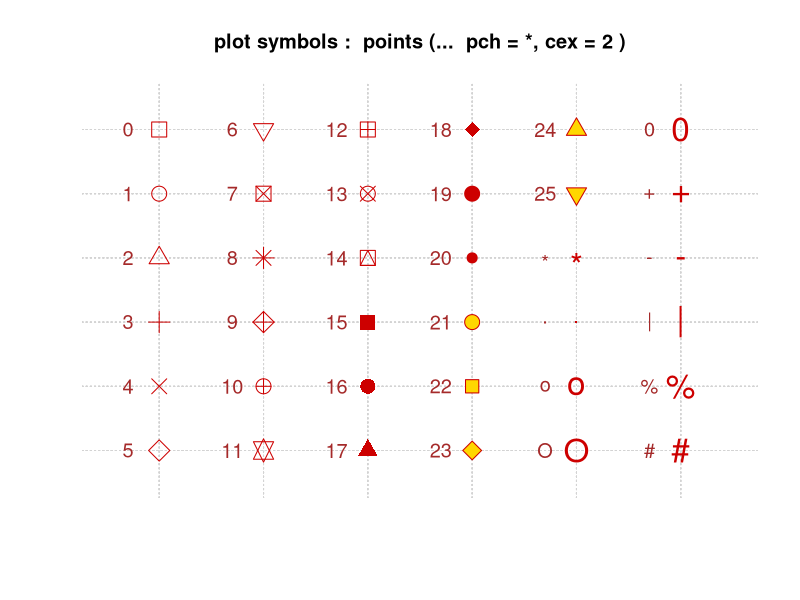
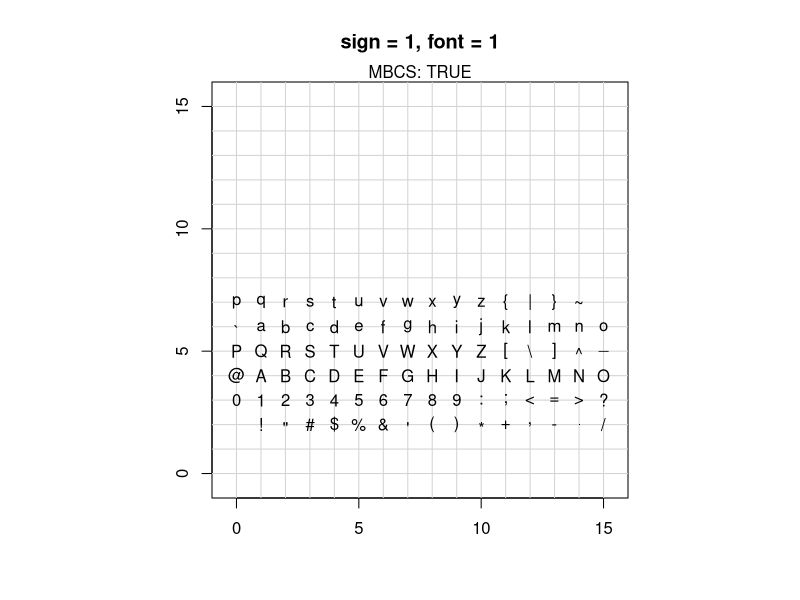
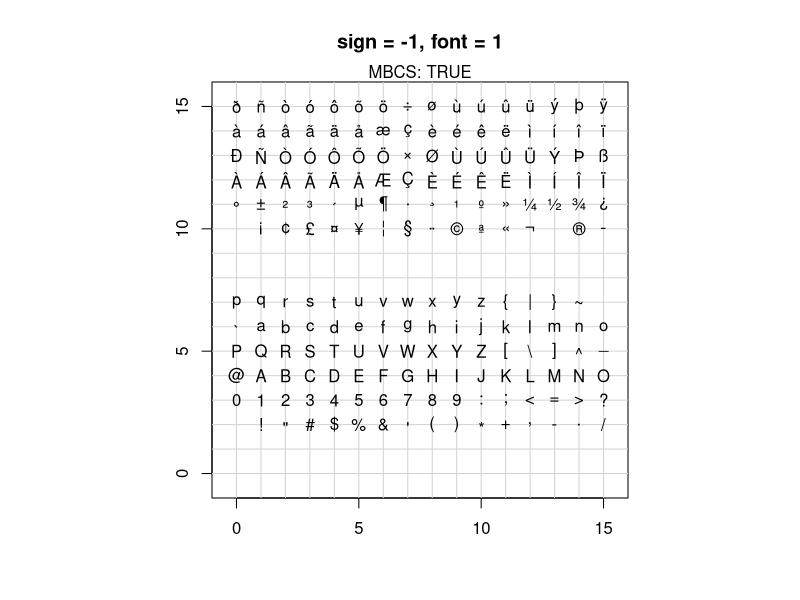
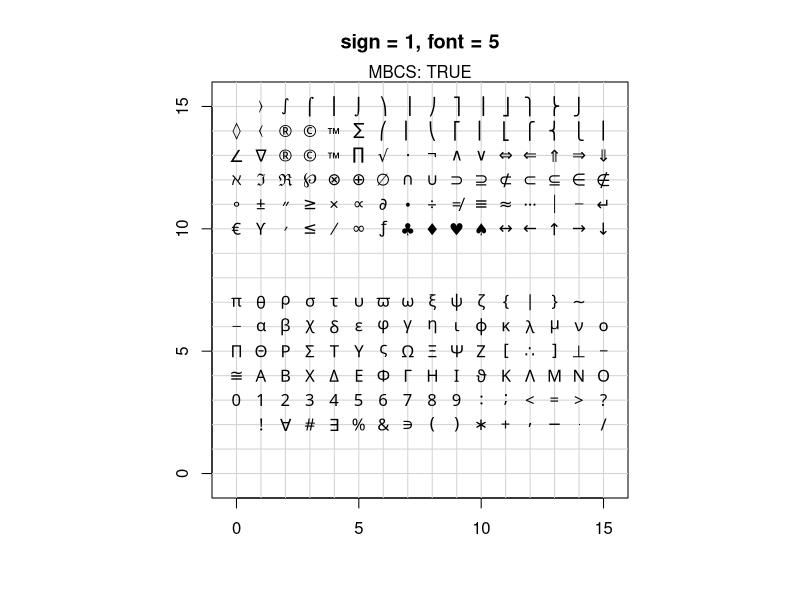
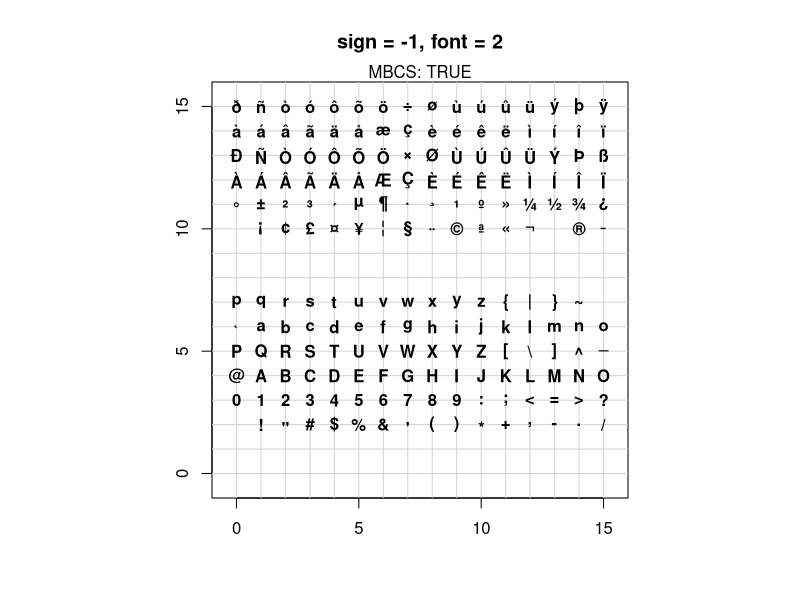
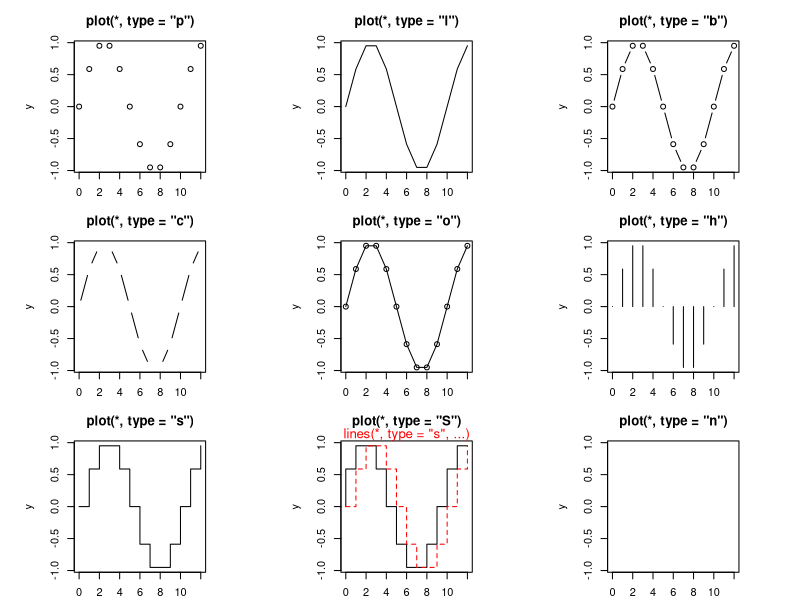
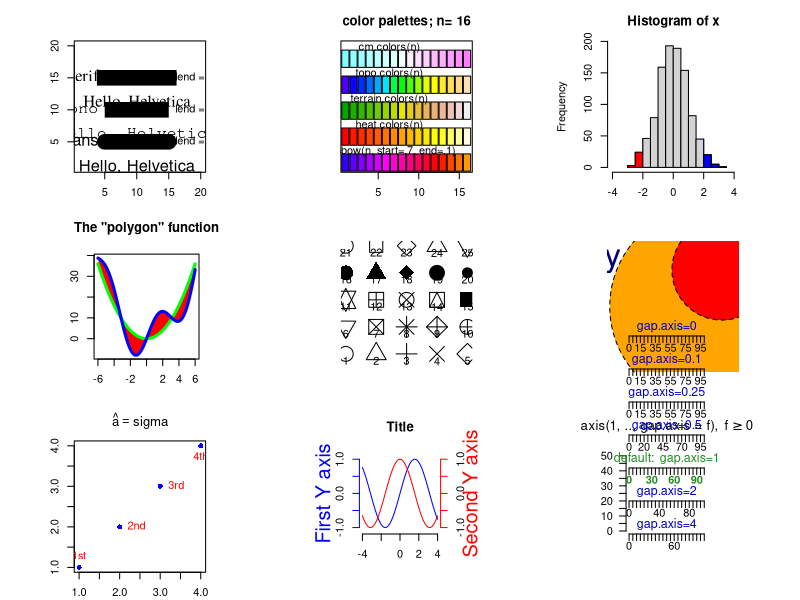
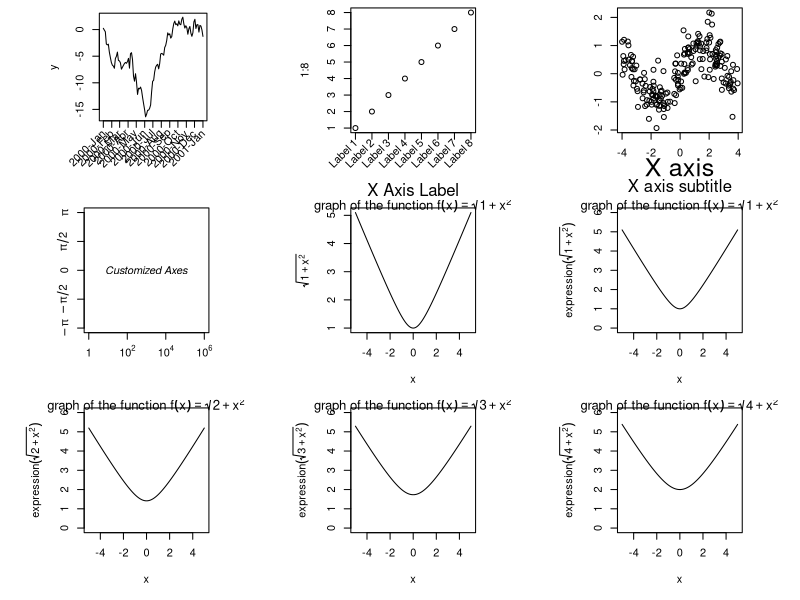

These figures' R source, in order:
## ---- chunk 1
## -------- Showing all the extra & some char graphics symbols ---------
pchShow <-
  function(extras = c("*", ".", "o", "O", "0", "+", "-", "|", "%", "#"),
             cex = 2, ## good for both .Device=="postscript" and "x11"
             col = "red3", bg = "gold", coltext = "brown", cextext = 1.2,
             main = paste(
               "plot symbols :  points (...  pch = *, cex =",
               cex, ")"
             )) {
    nex <- length(extras)
    np <- 26 + nex
    ipch <- 0:(np - 1)
    k <- floor(sqrt(np))
    dd <- c(-1, 1) / 2
    rx <- dd + range(ix <- ipch %/% k)
    ry <- dd + range(iy <- 3 + (k - 1) - ipch %% k)
    pch <- as.list(ipch) # list with integers & strings
    if (nex > 0) pch[26 + 1:nex] <- as.list(extras)
    plot(rx, ry, type = "n", axes = FALSE, xlab = "", ylab = "", main = main)
    abline(v = ix, h = iy, col = "lightgray", lty = "dotted")
    for (i in 1:np) {
      pc <- pch[[i]]
      ## 'col' symbols with a 'bg'-colored interior (where available) :
      points(ix[i], iy[i], pch = pc, col = col, bg = bg, cex = cex)
      if (cextext > 0) {
        text(ix[i] - 0.3, iy[i], pc, col = coltext, cex = cextext)
      }
    }
  }

pchShow()
## ---- chunk 2
## ------------ test code for various pch specifications -------------
# Try this in various font families (including Hershey)
# and locales.  Use sign = -1 asserts we want Latin-1.
# Standard cases in a MBCS locale will not plot the top half.
TestChars <- function(sign = 1, font = 1, ...) {
  MB <- l10n_info()$MBCS
  r <- if (font == 5) {
    sign <- 1
    c(32:126, 160:254)
  } else if (MB) 32:126 else 32:255
  if (sign == -1) r <- c(32:126, 160:255)
  par(pty = "s")
  plot(c(-1, 16), c(-1, 16),
    type = "n", xlab = "", ylab = "",
    xaxs = "i", yaxs = "i",
    main = sprintf("sign = %d, font = %d", sign, font)
  )
  grid(17, 17, lty = 1)
  mtext(paste("MBCS:", MB))
  for (i in r) try(points(i %% 16, i %/% 16, pch = sign * i, font = font, ...))
}
TestChars()
try(TestChars(sign = -1))
TestChars(font = 5) # Euro might be at 160 (0+10*16).
# macOS has apple at 240 (0+15*16).
try(TestChars(-1, font = 2)) # bold
## ---- chunk 3
x <- 0:12
y <- sin(pi / 5 * x)
par(mfrow = c(3, 3), mar = .1 + c(2, 2, 3, 1))
for (tp in c("p", "l", "b", "c", "o", "h", "s", "S", "n")) {
  plot(y ~ x, type = tp, main = paste0("plot(*, type = \"", tp, "\")"))
  if (tp == "S") {
    lines(x, y, type = "s", col = "red", lty = 2)
    mtext("lines(*, type = \"s\", ...)", col = "red", cex = 0.8)
  }
}
## ---- chunk 4
# 合并为一个图 三条粗横线 横线上三种字形
plot(c(1, 20), c(1, 20), type = "n", ann = FALSE)
lines(x = c(5, 15), y = c(5, 5), lwd = 15, lend = "round")
text(10, 5, "Hello, Helvetica", cex = 1.5, family = "sans", pos = 1, offset = 1.5)
text(5, 5, "sans", cex = 1.5, family = "sans", pos = 2, offset = .5)
text(15, 5, "lend = round", pos = 4, offset = .5)

lines(x = c(5, 15), y = c(10, 10), lwd = 15, lend = "butt")
text(10, 10, "Hello, Helvetica", cex = 1.5, family = "mono", pos = 1, offset = 1.5)
text(5, 10, "mono", cex = 1.5, family = "mono", pos = 2, offset = .5)
text(15, 10, "lend = butt", pos = 4, offset = .5)

lines(x = c(5, 15), y = c(15, 15), lwd = 15, lend = "square")
text(10, 15, "Hello, Helvetica", cex = 1.5, family = "serif", pos = 1, offset = 1.5)
text(5, 15, "serif", cex = 1.5, family = "serif", pos = 2, offset = .5)
text(15, 15, "lend = square", pos = 4, offset = .5)
## ---- chunk 5
# From the manual
ch.col <- c(
  "rainbow(n, start=.7, end=.1)",
  "heat.colors(n)",
  "terrain.colors(n)",
  "topo.colors(n)",
  "cm.colors(n)"
) # 选择颜色
n <- 16
nt <- length(ch.col)
i <- 1:n
j <- n / nt
d <- j / 6
dy <- 2 * d
plot(i, i + d,
  type = "n",
  yaxt = "n",
  ylab = "",
  xlab = "",
  main = paste("color palettes; n=", n)
)
for (k in 1:nt) {
  rect(i - .5, (k - 1) * j + dy, i + .4, k * j,
    col = eval(parse(text = ch.col[k]))
  ) # 咬人的函数/字符串解析为/转函数
  text(2 * j, k * j + dy / 4, ch.col[k])
}
## ---- chunk 6
x <- rnorm(1000)
hist(x, xlim = c(-4,4))
usr <- par("usr")
clip(usr[1], -2, usr[3], usr[4])
hist(x, col = 'red', add = TRUE)
clip(2, usr[2], usr[3], usr[4])
hist(x, col = 'blue', add = TRUE)
do.call("clip", as.list(usr)) # reset to plot region
## ---- chunk 7
my.col <- function(f, g, xmin, xmax, col, N = 200,
                   xlab = "", ylab = "", main = "") {
  x <- seq(xmin, xmax, length = N)
  fx <- f(x)
  gx <- g(x)
  plot(0, 0,
    type = "n",
    xlim = c(xmin, xmax),
    ylim = c(min(fx, gx), max(fx, gx)),
    xlab = xlab, ylab = ylab, main = main
  )
  polygon(c(x, rev(x)), c(fx, rev(gx)),
    col = "red", border = 0
  )
  lines(x, fx, lwd = 3, col = "green")
  lines(x, gx, lwd = 3, col = "blue")
}
op <- par(mar = c(3, 3, 4, 1) + .1)
my.col(function(x) x^2, function(x) x^2 + 10 * sin(x),
  -6, 6,
  main = "The \"polygon\" function"
)
par(op)
## ---- chunk 8
plot(0, 0,
  xlim = c(1, 5), ylim = c(-.5, 4),
  axes = F,
  xlab = "", ylab = ""
)
for (i in 0:4) {
  for (j in 1:5) {
    n <- 5 * i + j
    points(j, i,
      pch = n,
      cex = 3
    )
    text(j, i - .25, as.character(n))
  }
}
## ---- chunk 9
# https://jeroen.github.io/uros2018/#23
plot.new()
plot.window(xlim = c(0, 100), ylim = c(0, 100))
polygon(c(10, 40, 80), c(10, 80, 40), col = "hotpink")
text(40, 90, labels = "My drawing", col = "navyblue", cex = 3)
symbols(c(70, 80, 90), c(20, 50, 80),
  circles = c(10, 20, 10),
  bg = c("yellow", "orange", "red"), add = TRUE, lty = "dashed"
)
## ---- chunk 10
y <- x <- 1:4
plot(x, y, ann = F, col = "blue", pch = 16)
text(x, y,
  labels = c("1st", "2nd", "3rd", "4th"),
  col = "red", pos = c(3, 4, 4, 1), offset = 0.6
)
ahat <- "sigma"
# title(substitute(hat(a) == ahat, list(ahat = ahat)))
title(bquote(hat(a) == .(ahat)))
## ---- chunk 11
# 双Y轴
N <- 200
x <- seq(-4, 4, length = N)
y1 <- sin(x)
y2 <- cos(x)
op <- par(mar = c(5, 4, 4, 4)) # Add some space in the right margin
# The default is c(5,4,4,2) + .1
xlim <- range(x)
ylim <- c(-1.1, 1.1)
plot(x, y1,
  col = "blue", type = "l",
  xlim = xlim, ylim = ylim,
  axes = F, xlab = "", ylab = "", main = "Title"
)
axis(1)
axis(2, col = "blue")
par(new = TRUE)
plot(x, y2,
  col = "red", type = "l",
  xlim = xlim, ylim = ylim,
  axes = F, xlab = "", ylab = "", main = ""
)
axis(4, col = "red")
mtext("First Y axis", 2, line = 2, col = "blue", cex = 1.2)
mtext("Second Y axis", 4, line = 2, col = "red", cex = 1.2)
# 1,2,3,4 分别代表下左上右四个位置
## ---- chunk 12
## Changing default gap between labels:
plot(c(0,100),c(0,50), type="n", axes=FALSE, ann=FALSE)
title(quote("axis(1, .., gap.axis = f)," ~~ f >= 0))
axis(2, at = 5*(0:10), las = 1, gap.axis = 1/4)
gaps <- c(4, 2, 1, 1/2, 1/4, 0.1, 0)
chG <- paste0(ifelse(gaps == 1, "default:  ", ""),
              "gap.axis=", formatC(gaps))
jj <- seq_along(gaps)
linG <- -2.5*(jj-1)
for(j in jj) {
    isD <- gaps[j] == 1 # is default
    axis (1, at=5*(0:20), gap.axis = gaps[j], padj=-1, line = linG[j],
          col.axis = if(isD) "forest green" else 1, font.axis= 1+isD)
}
mtext(chG, side=1, padj=-1, line = linG -1/2, cex=3/4,
      col = ifelse(gaps == 1, "forest green", "blue3"))
## now shrink the window (in x- and y-direction) and observe the axis labels drawn
## ---- chunk 13
# Rotated axis labels in R plots
# https://menugget.blogspot.com/2014/08/rotated-axis-labels-in-r-plots.html
# Example data
tmin <- as.Date("2000-01-01")
tmax <- as.Date("2001-01-01")
tlab <- seq(tmin, tmax, by = "month")
lab <- format(tlab, format = "%Y-%b")
set.seed(111)
x <- seq(tmin, tmax, length.out = 100)
y <- cumsum(rnorm(100))

# Plot
# png("plot_w_rotated_axis_labels.png", height = 3,
#     width = 6, units = "in", res = 300)
op <- par(mar = c(6, 4, 1, 1))
plot(x, y, t = "l", xaxt = "n", xlab = "")
axis(1, at = tlab, labels = FALSE)
text(
  x = tlab, y = par()$usr[3] - 0.1 * (par()$usr[4] - par()$usr[3]),
  labels = lab, srt = 45, adj = 1, xpd = TRUE
)
par(op)
# dev.off()
## ---- chunk 14
## Increase bottom margin to make room for rotated labels
par(mar = c(5, 4, .5, 2) + 0.1)
## Create plot with no x axis and no x axis label
plot(1:8, xaxt = "n", xlab = "")
## Set up x axis with tick marks alone
axis(1, labels = FALSE)
## Create some text labels
labels <- paste("Label", 1:8, sep = " ")
## Plot x axis labels at default tick marks
text(1:8, par("usr")[3] - 0.5,
  srt = 45, adj = 1,
  labels = labels, xpd = TRUE
)
## Plot x axis label at line 6 (of 7)
mtext(side = 1, text = "X Axis Label", line = 4)
## ---- chunk 15
N <- 200
x <- runif(N, -4, 4)
y <- sin(x) + .5 * rnorm(N)
plot(x, y, xlab = "", ylab = "", main = "")
mtext("Subtitle", 3, line = .8)
mtext("Title", 3, line = 2, cex = 1.5)
mtext("X axis", 1, line = 2.5, cex = 1.5)
mtext("X axis subtitle", 1, line = 3.7)
## ---- chunk 16
# 自定义坐标轴
plot(c(1, 1e6), c(-pi, pi),
  type = "n",
  axes = FALSE, ann = FALSE, log = "x"
)
axis(1,
  at = c(1, 1e2, 1e4, 1e6),
  labels = expression(1, 10^2, 10^4, 10^6)
)
axis(2,
  at = c(-pi, -pi / 2, 0, pi / 2, pi),
  labels = expression(-pi, -pi / 2, 0, pi / 2, pi)
)
text(1e3, 0, expression(italic("Customized Axes")))
box()
## ---- chunk 17
x <- seq(-5, 5, length = 200)
y <- sqrt(1 + x^2)
plot(y ~ x,
  type = "l",
  ylab = expression(sqrt(1 + x^2))
)
title(main = expression(
  "graph of the function f"(x) == sqrt(1 + x^2)
))
## ---- chunk 18
x <- seq(-5, 5, length = 200)
for (i in 1:4) { # 画四个图
  y <- sqrt(i + x^2)
  plot(y ~ x,
    type = "l",
    ylim = c(0, 6),
    ylab = substitute(
      expression(sqrt(i + x^2)),
      list(i = i)
    )
  )
  title(main = substitute(
    "graph of the function f"(x) == sqrt(i + x^2),
    list(i = i)
  ))
}
## ---- chunk 19
x <- seq(-6, 6, length = 200)
y <- sin(x)
z <- cos(x)
plot(y ~ x,
  type = "l", lwd = 3,
  ylab = "", xlab = "angle", main = "Trigonometric functions"
)
abline(h = 0, lty = 3)
abline(v = 0, lty = 3)
lines(z ~ x, type = "l", lwd = 3, col = "red")
legend(-6, -1,
  yjust = 0,
  c("Sine", "Cosine"),
  lwd = 3, lty = 1, col = c(par("fg"), "red")
)
## ---- chunk 20
xmin <- par("usr")[1]
xmax <- par("usr")[2]
ymin <- par("usr")[3]
ymax <- par("usr")[4]

plot(y ~ x,
  type = "l", lwd = 3,
  ylab = "", xlab = "angle", main = "Trigonometric functions"
)
abline(h = 0, lty = 3)
abline(v = 0, lty = 3)
lines(z ~ x, type = "l", lwd = 3, col = "red")
legend("bottomleft",
  c("Sine", "Cosine"),
  lwd = 3, lty = 1, col = c(par("fg"), "red")
)
## ---- chunk 21
plot(y ~ x,
  type = "l", lwd = 3,
  ylab = "", xlab = "angle", main = "Trigonometric functions"
)
abline(h = 0, lty = 3)
abline(v = 0, lty = 3)
lines(z ~ x, type = "l", lwd = 3, col = "red")
legend("bottomleft",
  c("Sine", "Cosine"),
  inset = c(.03, .03),
  lwd = 3, lty = 1, col = c(par("fg"), "red")
)
## ---- chunk 22
op <- par(no.readonly = TRUE)
plot(y ~ x,
  type = "l", lwd = 3,
  ylab = "", xlab = "angle", main = "Trigonometric functions"
)
abline(h = 0, lty = 3)
abline(v = 0, lty = 3)
lines(z ~ x, type = "l", lwd = 3, col = "red")
par(xpd = TRUE) # Do not clip to the drawing area 关键一行/允许出界
lambda <- .025
legend(par("usr")[1],
  (1 + lambda) * par("usr")[4] - lambda * par("usr")[3],
  c("Sine", "Cosine"),
  xjust = 0, yjust = 0,
  lwd = 3, lty = 1, col = c(par("fg"), "red")
)
par(op)
## ---- chunk 23
N <- 200
x <- runif(N, -4, 4)
y <- sin(x) + .5 * rnorm(N)
plot(x, y,
  xlab = "", ylab = "",
  main = paste(
    "The \"mtext\" function",
    paste(rep(" ", 60), collapse = "")
  )
)
mtext("Line 0", 3, line = 0)
mtext("Line 1", 3, line = 1)
mtext("Line 2", 3, line = 2)
mtext("Line 3", 3, line = 3)
## ---- chunk 24
# 多图排列/分屏 page 47
# 最常用的是 par mfrow mfcol分别按行/列放置图形
op <- par(
  mfrow = c(2, 2),
  oma = c(0, 0, 4, 0) # Outer margins
)
for (i in 1:4)
  plot(runif(20), runif(20),
    main = paste("random plot (", i, ")", sep = "")
  )
par(op)
mtext("Four plots, without enough room for this title",
  side = 3, font = 2, cex = 1.5, col = "red"
) # 总/大标题放不下
## ---- chunk 25
op <- par(
  mfrow = c(2, 2),
  oma = c(0, 0, 3, 0) # Outer margins
)
for (i in 1:4)
  plot(runif(20), runif(20),
    main = paste("random plot (", i, ")", sep = "")
  )
par(op)
mtext("Four plots, with some room for this title",
  side = 3, line = 1.5, font = 1, cex = 1.5, col = "red"
)
## ---- chunk 26
op <- par(
  mfrow = c(2, 2),
  oma = c(0, 0, 3, 0),
  mar = c(3, 3, 4, 1) + .1 # Margins
)
for (i in 1:4)
  plot(runif(20), runif(20),
    xlab = "", ylab = "",
    main = paste("random plot (", i, ")", sep = "")
  )
par(op)
mtext("Title",
  side = 3, line = 1.5, font = 2, cex = 2, col = "red"
)
## ---- chunk 27
plot(runif(5), runif(5),
  xlim = c(0, 1), ylim = c(0, 1)
)
points(runif(5), runif(5),
  col = "orange", pch = 16, cex = 3
)
lines(runif(5), runif(5), col = "red")
segments(runif(5), runif(5), runif(5), runif(5),
  col = "blue"
)
title(main = "Overlaying points, segments, lines...")
## ---- chunk 28
op <- par(oma = c(0, 0, 3, 0))
layout(matrix(c(
  1, 1, 1,
  2, 3, 4,
  2, 3, 4
), nr = 3, byrow = TRUE))
hist(rnorm(n), col = "light blue")
hist(rnorm(n), col = "light blue")
hist(rnorm(n), col = "light blue")
hist(rnorm(n), col = "light blue")
mtext("The \"layout\" function",
  side = 3, outer = TRUE,
  font = 2, cex = 1.2
)
## ---- chunk 29
plot(1:12,
  type = "b", main = "'fg' : axes, ticks and box in gray",
  fg = gray(0.7), bty = "7", sub = R.version.string
)
par(fig = c(1, 6, 5, 10) / 10, new = T)
plot(6:10,
  type = "b", main = "",
  fg = gray(0.7), bty = "7", xlab = R.version.string
)
## ---- chunk 30
n <- 1000
x <- rt(n, df = 10)
hist(x,
  col = "light blue",
  probability = "TRUE", main = "",
  ylim = c(0, 1.2 * max(density(x)$y))
)
lines(density(x),
  col = "red",
  lwd = 3
)
op <- par(
  fig = c(.02, .4, .5, .98),
  new = TRUE
)
qqnorm(x,
  xlab = "", ylab = "", main = "",
  axes = FALSE
)
qqline(x, col = "red", lwd = 2)
box(lwd = 2)
par(op)
## ---- chunk 31
random.plot <- function() {
  N <- 200
  f <- sample(
    list(
      rnorm,
      function(x) {
        rt(x, df = 2)
      },
      rlnorm,
      runif
    ),
    1
  ) [[1]]
  x <- f(N)
  hist(x, col = "lightblue", main = "", xlab = "", ylab = "", axes = F)
  axis(1)
}
op <- par(bg = "white", mar = c(2.5, 2, 1, 2))
split.screen(c(2, 1))
split.screen(c(1, 3), screen = 2)
screen(1)
random.plot()
# screen(2); random.plot() # Screen 2 was split into three screens: 3, 4, 5
screen(3)
random.plot()
screen(4)
random.plot()
screen(5)
random.plot()
close.screen(all = TRUE)
par(op)
## ---- chunk 32
data(diamonds, package = "ggplot2") # 加载数据
par(mar = c(2, 5, 1, 1))
barCenters <- barplot(table(diamonds$cut),
  col = "lightblue", axes = FALSE,
  axisnames = FALSE, horiz = TRUE, border = "white"
)
text(
  y = barCenters, x = par("usr")[3],
  adj = 1, labels = names(table(diamonds$cut)), xpd = TRUE
)
axis(1,
  labels = seq(0, 25000, by = 5000), at = seq(0, 25000, by = 5000),
  las = 1, col = "gray"
)
grid()
## ---- chunk 33
set.seed(123456)
barPois <- table(stats::rpois(1000, lambda = 5))
plot(barPois, col = "lightblue", type = "h", lwd = 10, main = "")
box(col = "gray")
## ---- chunk 34
set.seed(1234)
n <- 2^24
x <- runif(n, 0, 1)
delta <- 0.01
len <- diff(c(0, which(x < delta), n + 1)) - 1
ylim <- seq(0, 1800, by = 300)
xlim <- seq(0, 100, by = 20)
p <- hist(len[len < 101], breaks = -1:100 + 0.5, plot = FALSE)
plot(p, ann = FALSE, axes = FALSE, col = "lightblue", border = "white", main = "")
axis(1, labels = xlim, at = xlim, las = 1) # x 轴
axis(2, labels = ylim, at = ylim, las = 0) # y 轴
box(col = "gray")
## ---- chunk 35
with(data = faithful, {
  hist(eruptions, seq(1.6, 5.2, 0.2), prob = TRUE, main = "")
  lines(density(eruptions, bw = 0.1))
  rug(eruptions) # 添加数据点
})
## ---- chunk 36
hist(longley$Unemployed,
  probability = TRUE,
  col = "light blue", main = ""
)
# 添加密度估计
lines(density(longley$Unemployed),
  col = "red",
  lwd = 3
)
## ---- chunk 37
# hist(longley$Unemployed, density = 1, angle = 45)
# hist(longley$Unemployed, density = 3, angle = 15)
# hist(longley$Unemployed, density = 1, angle = 15)
hist(longley$Unemployed, density = 3, angle = 45, main = "")
## ---- chunk 38
library(MASS)
data(galaxies)
galaxies <- galaxies / 1000
# Bandwidth Selection by Pilot Estimation of Derivatives
c(width.SJ(galaxies, method = "dpi"), width.SJ(galaxies))
plot(
  x = c(5, 40), y = c(0, 0.2), type = "n", bty = "l",
  xlab = "velocity of galaxy (km/s)", ylab = "density"
)
rug(galaxies)
lines(density(galaxies, width = 3.25, n = 200), col = "blue", lty = 1)
lines(density(galaxies, width = 2.56, n = 200), col = "red", lty = 3)
## ---- chunk 39
x <- seq(from = 110, to = 174, by = 0.5)
y1 <- dnorm(x, mean = 145, sd = 9)
y2 <- dnorm(x, mean = 138, sd = 8)
plot(x, y1,
  type = "l", lwd = 2, col = "red",
  main = "Systolic Blood Pressure Before and After Treatment",
  xlab = "Systolic Blood Pressure (mmHg)",
  ylab = "Frequency", yaxt = "n",
  xlim = c(110, 175), ylim = c(0, 0.05)
)
lines(x, y2)
polygon(c(110, x, 175), c(0, y2, 0),
  col = "firebrick3",
  border = "white"
)
polygon(c(117, x, 175), c(0, y1, 0),
  col = "dodgerblue4",
  border = "white"
)
ylab <- c(seq(from = 0, to = 175, by = 25))
y <- c(seq(from = 0, to = 0.05, length.out = 8))
axis(2, at = y, labels = ylab, las = 1)
text(x = 120, y = 0.045, "- Pre-Treatment BP", col = "dodgerblue4", cex = 0.9)
text(x = 120, y = 0.04, " - Post-Treatment BP", col = "firebrick3", cex = 0.9)
points(109, 0.0445, pch = 15, col = "dodgerblue4")
points(109, 0.0395, pch = 15, col = "firebrick3")
## ---- chunk 40
days <- abs(rnorm(1000, 80, 125))
plot(density(days, from = 0),
  main = "Density plot",
  xlab = "Number of days since trial started"
)
plot(density(days, from = 0, to = 180, adjust = 0.2),
  main = "Density plot - Up to 180 days (86% of data)",
  xlab = "Number of days since trial started"
)
## ---- chunk 41
library(survival)
surv.days <- Surv(days)
surv.fit <- survfit(surv.days ~ 1)
plot(surv.fit,
  main = "Kaplan-Meier estimate with 95% confidence bounds (86% of data)",
  xlab = "Days since trial started",
  xlim = c(0, 180),
  ylab = "Survival function"
)
grid(20, 10, lwd = 2)
## ---- chunk 42
with(data = faithful, {
  long <- eruptions[eruptions > 3]
  plot(ecdf(long), do.points = FALSE, verticals = TRUE, main = "")
  x <- seq(3, 5.4, 0.01)
  lines(x, pnorm(x, mean = mean(long), sd = sqrt(var(long))), lty = 3)
})
## ---- chunk 43
with(data = faithful, {
  long <- eruptions[eruptions > 3]
  par(pty = "s") # arrange for a square figure region
  qqnorm(long, main = "")
  qqline(long)
})
## ---- chunk 44
matplot(time(EuStockMarkets), EuStockMarkets,
  main = "",
  xlab = "Date", ylab = "closing prices",
  pch = 17, type = "l", col = 1:4
)
legend("topleft", colnames(EuStockMarkets), pch = 17, lty = 1, col = 1:4)
## ---- chunk 45
pie.sales <- c(0.12, 0.3, 0.26, 0.16, 0.04, 0.12)
names(pie.sales) <- c(
  "Blueberry", "Cherry",
  "Apple", "Boston Cream", "Other", "Vanilla Cream"
)
pie(pie.sales, clockwise = TRUE, main = "")
segments(0, 0, 0, 1, col = "red", lwd = 2)
text(0, 1, "init.angle = 90", col = "red")
## ---- chunk 46
stem(longley$Unemployed)
## ---- chunk 47
stripchart(longley$Unemployed, method = "jitter", jitter = 0.1, pch = 16, col = "lightblue")
stripchart(longley$Unemployed, method = "overplot", pch = 16, col = "lightblue")
## ---- chunk 48
# 加载数据集
data(topo, package = "MASS")
# 查看数据集
str(topo)
## ---- chunk 49
plot(y ~ x,
  cex = (960 - z) / (960 - 690) * 3, data = topo,
  xlab = "X Coordinates", ylab = "Y coordinates"
)
## ---- chunk 50
plot(mpg ~ hp,
  data = subset(mtcars, am == 1), pch = 16, col = "blue",
  xlim = c(50, 350), ylim = c(10, 35)
)
points(mpg ~ hp,
  col = "red", pch = 16,
  data = subset(mtcars, am == 0)
)
legend(300, 35,
  c("1", "0"),
  title = "am",
  col = c("blue", "red"),
  pch = c(16, 16)
)
## ---- chunk 51
plot(Sepal.Length ~ Sepal.Width, data = iris, col = Species, pch = 16)
legend("topright",
  legend = unique(iris$Species), box.col = "gray",
  pch = 16, col = unique(iris$Species)
)
box(col = "gray")
## ---- chunk 52
data("iris")
pch <- rep(16, length(iris$Petal.Length))
pch[which(iris$Petal.Length < 1.4)] <- 17
stripchart(Petal.Length ~ Species,
  data = iris,
  vertical = TRUE, method = "jitter",
  pch = pch
)
# 对比一下
stripchart(Petal.Length ~ Species,
  data = iris, subset = Petal.Length > 1.4,
  vertical = TRUE, method = "jitter", ylim = c(1, 7),
  pch = 16
)
stripchart(Petal.Length ~ Species,
  data = iris, subset = Petal.Length < 1.4,
  vertical = TRUE, method = "jitter", add = TRUE,
  pch = 17, col = "red"
)
## ---- chunk 53
x1 <- matrix(rnorm(1e3), ncol = 2)
x2 <- matrix(rnorm(1e3, mean = 3, sd = 1.5), ncol = 2)
x <- rbind(x1, x2)
dcols <- densCols(x)
graphics::plot(x, col = dcols, pch = 20, panel.first = grid())
# title(main = "n = 1000", xpd = TRUE)
## ---- chunk 54
plot(Volume ~ Height,
  data = trees, pch = 16, cex = Girth / 8,
  col = rev(terrain.colors(nrow(trees), alpha = .5))
)
box(col = "gray")
## ---- chunk 55
A <- c(
  79.98, 80.04, 80.02, 80.04, 80.03, 80.03, 80.04, 79.97,
  80.05, 80.03, 80.02, 80, 80.02
)
B <- c(80.02, 79.94, 79.98, 79.97, 79.97, 80.03, 79.95, 79.97)
boxplot(A, B)
## ---- chunk 56
with(data = iris, {
  op <- par(mfrow = c(2, 2), mar = c(4, 4, 2, .5))
  plot(Sepal.Length ~ Species)
  plot(Sepal.Width ~ Species)
  plot(Petal.Length ~ Species)
  plot(Petal.Width ~ Species)
  par(op)
  mtext("Edgar Anderson's Iris Data", side = 3, line = 4)
})
## ---- chunk 57
boxplot(longley$Unemployed)
# 水平放置
boxplot(longley$Unemployed,
  horizontal = TRUE,
  col = "pink",
  main = ""
)
## ---- chunk 58
data(InsectSprays)
boxplot(count ~ spray,
  data = InsectSprays,
  col = "pink",
  xlab = "Spray",
  ylab = "Count",
  main = ""
)
## ---- chunk 59
boxplot(count ~ spray,
  data = InsectSprays,
  col = "pink",
  horizontal = TRUE,
  las = 1, # Horizontal labels
  xlab = "Count",
  ylab = "Spray",
  main = ""
)
## ---- chunk 60
# example from boxplot:
with(ToothGrowth, {
  boxplot(len ~ dose,
    boxwex = 0.25, at = 1:3 - 0.2,
    subset = (supp == "VC"), col = "yellow",
    main = "Guinea Pigs' Tooth Growth",
    xlab = "Vitamin C dose mg",
    ylab = "tooth length", ylim = c(0, 35)
  )
  boxplot(len ~ dose,
    add = TRUE, boxwex = 0.25, at = 1:3 + 0.2,
    subset = supp == "OJ", col = "orange"
  )
  legend(2, 9, c("Ascorbic acid", "Orange juice"),
    fill = c("yellow", "orange")
  )
})
## ---- chunk 61
# alternate form that avoids subset argument:
with(
  subset(ToothGrowth, supp == "VC"),
  boxplot(len ~ dose,
    boxwex = 0.25, at = 1:3 - 0.2,
    col = "yellow", main = "Guinea Pigs' Tooth Growth",
    xlab = "Vitamin C dose mg",
    ylab = "tooth length", ylim = c(0, 35)
  )
)
with(
  subset(ToothGrowth, supp == "OJ"),
  boxplot(len ~ dose,
    add = TRUE, boxwex = 0.25, at = 1:3 + 0.2,
    col = "orange"
  )
)
legend(2, 9, c("Ascorbic acid", "Orange juice"),
  fill = c("yellow", "orange")
)
## ---- chunk 62
plot(AirPassengers)
box(col = "gray")
## ---- chunk 63
library(pracma)
##  First zero on the critical line s = 0.5 + i t
x <- seq(0, 20, len = 1001)
z <- 0.5 + x * 1i
fr <- Re(zeta(z))
fi <- Im(zeta(z))
fa <- abs(zeta(z))
plot(x, fa,
  type = "n", xlim = c(0, 20), ylim = c(-1.5, 2.5),
  xlab = "Imaginary part (on critical line)", ylab = "Function value",
  main = "Riemann's Zeta Function along the critical line"
)
grid()
lines(x, fr, col = "blue")
lines(x, fi, col = "darkgreen")
lines(x, fa, col = "red", lwd = 2)
points(14.1347, 0, col = "darkred")
legend(0, 2.4, c("real part", "imaginary part", "absolute value"),
  lty = 1, lwd = c(1, 1, 2), col = c("blue", "darkgreen", "red")
)
## ---- chunk 64
plot(HairEyeColor, col = "lightblue", border = "white", main = "")
## ---- chunk 65
pairs(longley,
  gap = 0,
  diag.panel = function(x, ...) {
    par(new = TRUE)
    hist(x,
      col = "light blue",
      probability = TRUE,
      axes = FALSE,
      main = ""
    )
    lines(density(x),
      col = "red",
      lwd = 3
    )
    rug(x)
  }
)
## ---- chunk 66
# 自带 layout
plot(iris[, -5], col = iris$Species)
## ---- chunk 67
# 代码来自 ?map
par(mar = c(0, 0, 2, 0))
library(mapproj)
data(unemp)
data(county.fips)
colors <- c("#F1EEF6", "#D4B9DA", "#C994C7", "#DF65B0", "#DD1C77", "#980043")
unemp$colorBuckets <- as.numeric(cut(unemp$unemp, c(0, 2, 4, 6, 8, 10, 100)))
leg.txt <- c("<2%", "2-4%", "4-6%", "6-8%", "8-10%", ">10%")
cnty.fips <- county.fips$fips[match(
  map("county", plot = FALSE)$names,
  county.fips$polyname
)]
colorsmatched <- unemp$colorBuckets [match(cnty.fips, unemp$fips)]
# draw map
map("county",
  col = colors[colorsmatched], fill = TRUE, resolution = 0,
  lty = 0, projection = "polyconic"
)
map("state",
  col = "white", fill = FALSE, add = TRUE, lty = 1, lwd = 0.2,
  projection = "polyconic"
)
title("unemployment by county, 2009")
legend("bottomleft", leg.txt,
  horiz = FALSE, fill = colors,
  border = "gray"
)
## ---- chunk 68
# 带有图标题
par(mar = c(4.1, 4.1, 4.5, 1.5), ps = 13, family = "Times")
x <- rnorm(10)
y <- x + rnorm(5, sd = 0.25)
model <- lm(y ~ x)
rsq <- summary(model)$r.squared
rsq <- signif(rsq, 4)
plot(x, y, main = "Hello \\LaTeX!", xlab = "$x$", ylab = "$y$")
abline(model, col = "red")
mtext(paste("Linear model: $R^{2}=", rsq, "$"), line = 0.5)
legend("bottomright", legend = paste("$y = ", round(coef(model)[2], 3),
  "x +", round(coef(model)[1], 3), "$",
  sep = ""
), bty = "n")

plot(x, y, main = "Hello \\LaTeX!", xlab = "$x$", ylab = "$y$")
abline(model, col = "red")
mtext(paste("Linear model: $R^{2}=", rsq, "$"), line = 0.5)
legend("bottomright", legend = paste("$y = ", round(coef(model)[2], 3),
  "x +", round(coef(model)[1], 3), "$",
  sep = ""
), bty = "n")
## ---- chunk 69
x0 <- 2^(-20:10)
nus <- c(0:5, 10, 20)
x <- seq(0, 4, length.out = 501)

plot(x0, x0^-8,
  frame.plot = TRUE, # 添加绘图框
  log = "xy", # x 和 y 轴都取对数尺度
  axes = FALSE, # 去掉坐标轴
  xlab = "$u$",
  ylab = "$\\mathcal{K}_{\\kappa}(u)$", # 设置坐标轴标签
  type = "n", # 清除绘图区域的内容
  ann = TRUE, # 添加标题 x和y轴标签
  panel.first = grid() # 添加背景参考线
)

axis(1,
  at = c(1e-08, 1e-06, 1e-04, 1e-02, 1, 1e+02),
  labels = expression(10^-8, 10^-6, 10^-4, 10^-2, 1, 10^2)
)
axis(2,
  at = c(1e-16, 1, 1e+16, 1e+32, 1e+48),
  labels = expression(10^-16, 1, 10^16, 10^32, 10^48), las = 1
)
# 设置线条颜色
cols <- RColorBrewer::brewer.pal(9, name = "Spectral")
# gray.colors(9) terrain.colors(9)  RColorBrewer::brewer.pal(9,name = "Spectral")
for (i in seq(length(nus)))
  lines(x0, besselK(x0, nu = nus[i]), col = cols[i], lwd = 2)
legend("topright",
  legend = paste0("$\\kappa=", rev(nus), "$"),
  col = rev(cols), lwd = 2, cex = 0.5
)

# 数据变化范围太大，因此横纵坐标轴都取了以10为底的对数，数据可以紧凑的在一张图内展示
x <- seq(0, 40, length.out = 801)
x <- x[x > 0]
plot(x, x,
  frame.plot = TRUE,
  ylim = c(1e-18, 1e11), log = "y", xlab = "$u$", type = "n", yaxt = "n",
  ylab = "$\\mathcal{K}_{\\kappa}(u)$", ann = TRUE, panel.first = grid()
)
axis(2,
  at = c(1e-19, 1e-12, 1e-05, 1e+02, 1e+09),
  labels = expression(10^-19, 10^-12, 10^-5, 10^2, 10^9), las = 1
)

for (i in seq(length(nus)))
  lines(x, besselK(x, nu = nus[i]), col = cols[i], lwd = 2)
legend("topright",
  legend = paste0("$\\kappa=", rev(nus), "$"),
  col = rev(cols), lwd = 2, cex = 0.5
)
## ---- chunk 70
grSoftVersion()
## ---- chunk 71
capabilities()
## ---- chunk 72
apropos("dev.")
